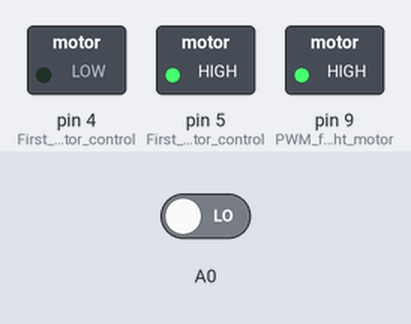
A sketch run on a simulated Arduino Uno, built with avr-gcc and run on an emulated ATmega328P. Parts: switched loads named in the sketch (green lamp = pin HIGH). The test bench sets the inputs (shaded band); at power-on: A0 LOW.

Above: at 0.1 s.
Timing chart, 0 to 1.6 s (numbered marks = the images above):
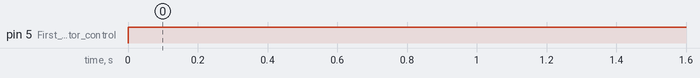

The sketch:

rotenctest.ino
```cpp
void setup() {
  // put your setup code here, to run once:
    pinMode(9,OUTPUT);    //PWM for right motor
      pinMode(4,OUTPUT);    //First motor control
  pinMode(5,OUTPUT);    //First motor control
  digitalWrite(9, HIGH);

}

void loop()
{
  // put your main code here, to run repeatedly:
  int A = digitalRead(A0);
  Serial.print(A);
  Serial.print("\n");
  digitalWrite(4,LOW);  //Code to move forward
  digitalWrite(5,HIGH);
}
```

Measured:
- by itself, pin 5 (First_motor_control): LOW → HIGH at 0.00 s
